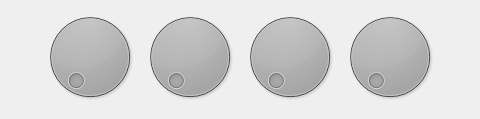
<?xml version="1.0" encoding="UTF-8"?>
<ui version="4.0">
 <class>dials</class>
 <widget class="QWidget" name="dials">
  <property name="geometry">
   <rect>
    <x>0</x>
    <y>0</y>
    <width>480</width>
    <height>119</height>
   </rect>
  </property>
  <property name="windowTitle">
   <string>Form</string>
  </property>
  <property name="styleSheet">
   <string notr="true">background-color: none;
color: none;</string>
  </property>
  <layout class="QHBoxLayout" name="horizontalLayout">
   <property name="spacing">
    <number>0</number>
   </property>
   <property name="leftMargin">
    <number>0</number>
   </property>
   <property name="topMargin">
    <number>0</number>
   </property>
   <property name="rightMargin">
    <number>0</number>
   </property>
   <property name="bottomMargin">
    <number>5</number>
   </property>
   <item>
    <spacer name="horizontalSpacer">
     <property name="orientation">
      <enum>Qt::Horizontal</enum>
     </property>
     <property name="sizeHint" stdset="0">
      <size>
       <width>40</width>
       <height>20</height>
      </size>
     </property>
    </spacer>
   </item>
   <item>
    <widget class="QDial" name="dial_2">
     <property name="sizePolicy">
      <sizepolicy hsizetype="Preferred" vsizetype="Preferred">
       <horstretch>2</horstretch>
       <verstretch>2</verstretch>
      </sizepolicy>
     </property>
     <property name="cursor">
      <cursorShape>PointingHandCursor</cursorShape>
     </property>
     <property name="acceptDrops">
      <bool>false</bool>
     </property>
     <property name="styleSheet">
      <string notr="true">color: rgb(204, 255, 126);
background-color: qlineargradient(spread:pad, x1:0, y1:0.551, x2:1, y2:0.54, stop:0 rgba(38, 38, 38, 255), stop:1 rgba(0, 0, 0, 255));
</string>
     </property>
     <property name="wrapping">
      <bool>false</bool>
     </property>
     <property name="notchTarget">
      <double>2.000000000000000</double>
     </property>
     <property name="notchesVisible">
      <bool>false</bool>
     </property>
    </widget>
   </item>
   <item>
    <widget class="QDial" name="dial">
     <property name="sizePolicy">
      <sizepolicy hsizetype="Preferred" vsizetype="Preferred">
       <horstretch>2</horstretch>
       <verstretch>2</verstretch>
      </sizepolicy>
     </property>
     <property name="cursor">
      <cursorShape>PointingHandCursor</cursorShape>
     </property>
     <property name="acceptDrops">
      <bool>false</bool>
     </property>
     <property name="styleSheet">
      <string notr="true">color: rgb(204, 255, 126);
background-color: qlineargradient(spread:pad, x1:0, y1:0.551, x2:1, y2:0.54, stop:0 rgba(38, 38, 38, 255), stop:1 rgba(0, 0, 0, 255));
</string>
     </property>
    </widget>
   </item>
   <item>
    <widget class="QDial" name="dial_3">
     <property name="sizePolicy">
      <sizepolicy hsizetype="Preferred" vsizetype="Preferred">
       <horstretch>2</horstretch>
       <verstretch>2</verstretch>
      </sizepolicy>
     </property>
     <property name="cursor">
      <cursorShape>PointingHandCursor</cursorShape>
     </property>
     <property name="acceptDrops">
      <bool>false</bool>
     </property>
     <property name="styleSheet">
      <string notr="true">color: rgb(204, 255, 126);
background-color: qlineargradient(spread:pad, x1:0, y1:0.551, x2:1, y2:0.54, stop:0 rgba(38, 38, 38, 255), stop:1 rgba(0, 0, 0, 255));
</string>
     </property>
     <property name="notchesVisible">
      <bool>false</bool>
     </property>
    </widget>
   </item>
   <item>
    <widget class="QDial" name="dial_4">
     <property name="sizePolicy">
      <sizepolicy hsizetype="Preferred" vsizetype="Preferred">
       <horstretch>2</horstretch>
       <verstretch>2</verstretch>
      </sizepolicy>
     </property>
     <property name="cursor">
      <cursorShape>PointingHandCursor</cursorShape>
     </property>
     <property name="acceptDrops">
      <bool>false</bool>
     </property>
     <property name="styleSheet">
      <string notr="true">color: rgb(204, 255, 126);
background-color: qlineargradient(spread:pad, x1:0, y1:0.551, x2:1, y2:0.54, stop:0 rgba(38, 38, 38, 255), stop:1 rgba(0, 0, 0, 255));
</string>
     </property>
    </widget>
   </item>
   <item>
    <spacer name="horizontalSpacer_2">
     <property name="orientation">
      <enum>Qt::Horizontal</enum>
     </property>
     <property name="sizeHint" stdset="0">
      <size>
       <width>40</width>
       <height>20</height>
      </size>
     </property>
    </spacer>
   </item>
  </layout>
 </widget>
 <resources/>
 <connections/>
</ui>
